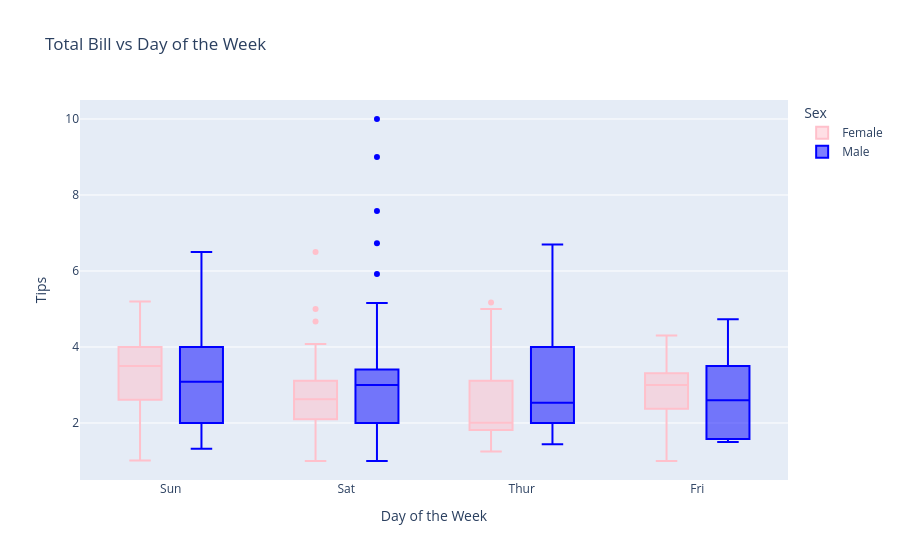

Notebook code for this chart:
### Markdown cell above
---

**6. Інтерактивний box plot: чайові за днями та статтю**

Створіть інтерактивний box plot для чайових за днями тижня з розбивкою за кольором по статі.

### Code cell
# Create an interactive box plot of tips by day and sex
fig = px.box(
    tips_df, 
    x='day', 
    y='tip', 
    color='sex',
    title='Total Bill vs Day of the Week',
    labels={'tip': 'Tips', 'day': 'Day of the Week', 'sex': 'Sex'},
    color_discrete_map={'Female': 'pink', 'Male': 'blue'}
)
fig.show()

### Figure 1 — Plotly figure (JSON) as saved in the notebook; plotly's stock layout.template omitted (floating-point values rounded to 4 significant figures; data arrays with more than 128 entries replaced by an {"elided": "..."} marker saying what was removed)
{"data": [{"alignmentgroup": "True", "hovertemplate": "Sex=Female<br>Day of the Week=%{x}<br>Tips=%{y}<extra></extra>", "legendgroup": "Female", "marker": {"color": "pink"}, "name": "Female", "notched": false, "offsetgroup": "Female", "orientation": "v", "showlegend": true, "type": "box", "x": ["Sun", "Sun", "Sun", "Sun", "Sun", "Sun", "Sat", "Sat", "Sat", "Sat", "Sat", "Sat", "Sun", "Sun", "Sat", "Sat", "Sat", "Sat", "Sat", "Sat", "Sat", "Thur", "Thur", "Fri", "Fri", "Fri", "Fri", "Fri", "Sat", "Sat", "Sat", "Sat", "Sat", "Sun", "Sun", "Thur", "Thur", "Thur", "Thur", "Thur", "Thur", "Thur", "Thur", "Thur", "Thur", "Thur", "Thur", "Thur", "Thur", "Thur", "Thur", "Thur", "Thur", "Thur", "Thur", "Thur", "Thur", "Sun", "Sun", "Sun", "Sun", "Sun", "Sat", "Sat", "Sun", "Sun", "Sun", "Thur", "Thur", "Thur", "Thur", "Thur", "Thur", "Thur", "Sat", "Sat", "Sat", "Sat", "Sat", "Fri", "Fri", "Fri", "Fri", "Sat", "Sat", "Sat", "Thur"], "x0": " ", "xaxis": "x", "y": [1.01, 3.61, 5, 3.02, 1.67, 3.5, 2.75, 2.23, 3, 3, 2.45, 3.07, 2.6, 5.2, 1.5, 2.47, 1, 3, 3.14, 5, 2.2, 1.83, 5.17, 1, 4.3, 3.25, 2.5, 3, 2.5, 3.48, 4.08, 4, 1, 4, 3.5, 1.5, 1.8, 2.92, 1.68, 2.52, 4.2, 2, 2, 2.83, 1.5, 2, 3.25, 1.25, 2, 2, 2.75, 3.5, 5, 2.3, 1.5, 1.36, 1.63, 5.14, 3.75, 2.61, 2, 3, 1.61, 2, 4, 3.5, 3.5, 4.19, 5, 2, 2.01, 2, 2.5, 3.23, 2.23, 2.5, 6.5, 1.1, 3.09, 3.48, 3, 2.5, 2, 2.88, 4.67, 2, 3], "y0": " ", "yaxis": "y"}, {"alignmentgroup": "True", "hovertemplate": "Sex=Male<br>Day of the Week=%{x}<br>Tips=%{y}<extra></extra>", "legendgroup": "Male", "marker": {"color": "blue"}, "name": "Male", "notched": false, "offsetgroup": "Male", "orientation": "v", "showlegend": true, "type": "box", "x": {"elided": "157 str values"}, "x0": " ", "xaxis": "x", "y": {"elided": "157 float values"}, "y0": " ", "yaxis": "y"}], "layout": {"boxmode": "group", "legend": {"title": {"text": "Sex"}, "tracegroupgap": 0}, "title": {"text": "Total Bill vs Day of the Week"}, "xaxis": {"anchor": "y", "domain": [0, 1], "title": {"text": "Day of the Week"}}, "yaxis": {"anchor": "x", "domain": [0, 1], "title": {"text": "Tips"}}}}
